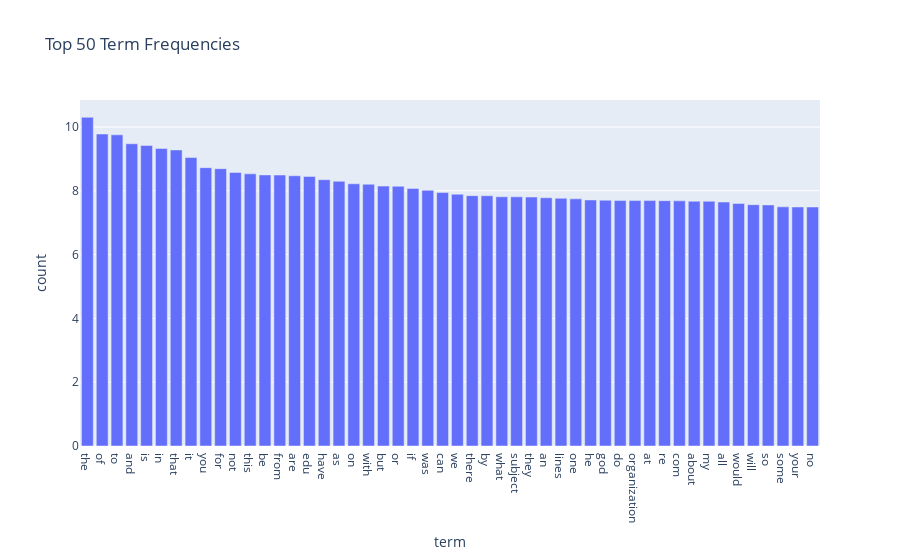

Here is the notebook cell this chart was saved with:
### Markdown cell above
### >>> **Exercise 15 (take home):** 
You can copy the code from the previous exercise and change the 'term_frequencies' variable for the 'term_frequencies_log', comment about the differences that you observe and talk about other possible insights that we can get from a log distribution.

### Code cell
# Answer here
# ---Term counts log (term frequencies log) is demonstrated below ---

# log
term_counts_log = np.log1p(term_counts)
df = pd.DataFrame({"term": feature_names, "count": term_counts_log})
df_top = df.sort_values("count", ascending=False).head(50)

fig = px.bar(df_top,
             x="term", y="count",
             title="Top 50 Term Frequencies")

# Ensure the order on x-axis is truly ordered by frequency instead of in alphabetical order
fig.update_xaxes(categoryorder='total descending')
fig.show()

### Figure 1 — Plotly figure (JSON) as saved in the notebook; plotly's stock layout.template omitted (floating-point values rounded to 4 significant figures)
{"data": [{"hovertemplate": "term=%{x}<br>count=%{y}<extra></extra>", "legendgroup": "", "marker": {"color": "#636efa", "pattern": {"shape": ""}}, "name": "", "orientation": "v", "showlegend": false, "textposition": "auto", "type": "bar", "x": ["the", "of", "to", "and", "is", "in", "that", "it", "you", "for", "not", "this", "be", "from", "are", "edu", "have", "as", "on", "with", "but", "or", "if", "was", "can", "we", "there", "by", "what", "subject", "they", "an", "lines", "one", "he", "god", "do", "organization", "at", "re", "com", "about", "my", "all", "would", "will", "so", "some", "your", "no"], "xaxis": "x", "y": [10.3, 9.779, 9.754, 9.474, 9.421, 9.326, 9.28, 9.042, 8.726, 8.693, 8.573, 8.53, 8.497, 8.492, 8.47, 8.45, 8.347, 8.298, 8.219, 8.204, 8.147, 8.141, 8.074, 8.013, 7.944, 7.892, 7.847, 7.843, 7.813, 7.81, 7.803, 7.781, 7.764, 7.746, 7.711, 7.704, 7.693, 7.693, 7.693, 7.69, 7.684, 7.673, 7.67, 7.647, 7.601, 7.563, 7.556, 7.497, 7.492, 7.491], "yaxis": "y"}], "layout": {"barmode": "relative", "legend": {"tracegroupgap": 0}, "title": {"text": "Top 50 Term Frequencies"}, "xaxis": {"anchor": "y", "categoryorder": "total descending", "domain": [0, 1], "title": {"text": "term"}}, "yaxis": {"anchor": "x", "domain": [0, 1], "title": {"text": "count"}}}}
